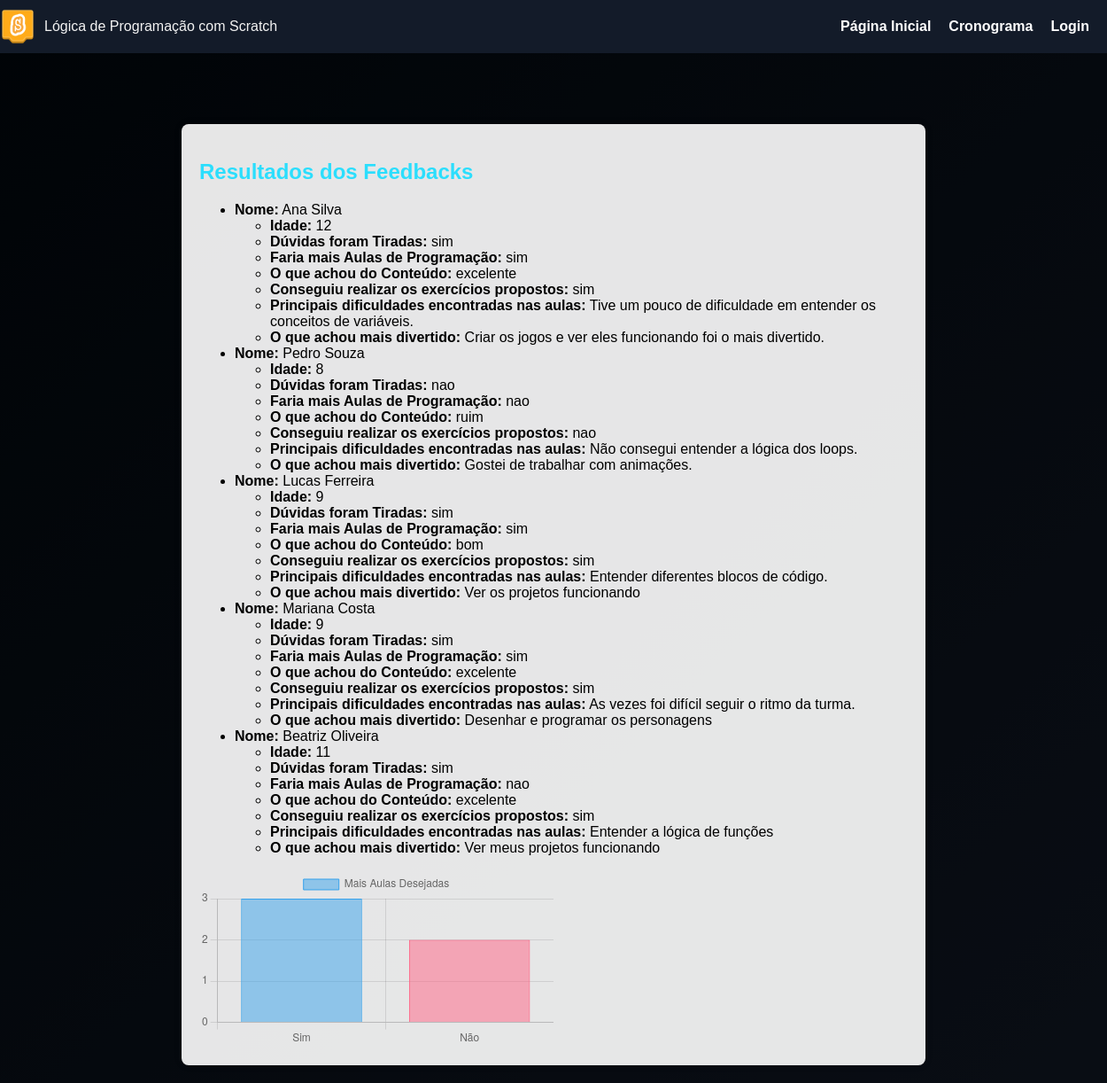
/resultados, run on the app's committed database.
### app.py (models this page shows)
class Feedback(db.Model):
    id = db.Column(db.Integer, primary_key=True)
    nome = db.Column(db.String(100), nullable=False)
    idade = db.Column(db.Integer, nullable=False)
    didatica = db.Column(db.String(10), nullable=False)
    mais_aulas = db.Column(db.String(10), nullable=False)
    conteudo = db.Column(db.String(10), nullable=False)
    exercicios = db.Column(db.String(10), nullable=False)
    dificuldades = db.Column(db.String(200), nullable=False)
    divertido = db.Column(db.String(200), nullable=False)

### app.py (the view)
@app.route('/resultados')
def resultados():
    feedbacks = Feedback.query.all()
    return render_template('resultados.html', feedbacks=feedbacks)

### templates/resultados.html (shortened to what this page needs)
{% extends 'base.html' %}
{% block content %}
<div class="resultados-container">
    <h2>Resultados dos Feedbacks</h2>
    {% if feedbacks %}
    <ul>
        {% for feedback in feedbacks %}
        <li>
            <strong>Nome:</strong> {{ feedback.nome }}
            <ul>
                <li><strong>Idade:</strong> {{ feedback.idade }}</li>
                <li><strong>Dúvidas foram Tiradas:</strong> {{ feedback.didatica }}</li>
                <li><strong>Faria mais Aulas de Programação:</strong> {{ feedback.mais_aulas }}</li>
                <li><strong>O que achou do Conteúdo:</strong> {{ feedback.conteudo }}</li>
                <li><strong>Conseguiu realizar os exercícios propostos:</strong> {{ feedback.exercicios }}</li>
                <li><strong>Principais dificuldades encontradas nas aulas:</strong> {{ feedback.dificuldades }}</li>
                <li><strong>O que achou mais divertido:</strong> {{ feedback.divertido }}</li>
            </ul>
        </li>
        {% endfor %}
    </ul>
    <div style="width: 50%;">
        <canvas id="maisAulasChart"></canvas>
    </div>
    <script>
        document.addEventListener('DOMContentLoaded', function () {
            var ctx = document.getElementById('maisAulasChart').getContext('2d');
            var simCount = {{ feedbacks | selectattr('mais_aulas', 'equalto', 'sim') | list | length }};
            var naoCount = {{ feedbacks | selectattr('mais_aulas', 'equalto', 'nao') | list | length }};
            var maisAulasChart = new Chart(ctx, {
                type: 'bar',
                data: {
                    labels: ['Sim', 'Não'],
                    datasets: [{
                        label: 'Mais Aulas Desejadas',
                        data: [simCount, naoCount],
                        backgroundColor: [
                            'rgba(54, 162, 235, 0.5)',
                            'rgba(255, 99, 132, 0.5)'
                        ],
                        borderColor: [
                            'rgba(54, 162, 235, 1)',
                            'rgba(255, 99, 132, 1)'
                        ],
                        borderWidth: 1
                    }]
                },
                options: {
                    scales: {
                        y: {
                            beginAtZero: true,
                            ticks: {
                                stepSize: 1
                            }
                        }
                    }
                }
            });
        });
    </script>
    {% else %}
    <p>Nenhum feedback encontrado.</p>
    {% endif %}
</div>
{% endblock %}

### templates/base.html (shortened to what this page needs)
<!DOCTYPE html>
<html lang="pt-br">
<head>
    <link rel="stylesheet" href="{{ url_for('static', filename='css/styles.css') }}">
</head>
<body class="{% block body_class %}{% endblock %}">
    <header>
        <nav>
            <ul>
                <li class="logo"><img src="{{ url_for('static', filename='images/logo.png') }}" alt="Logo"> Lógica de Programação com Scratch</li>
                <li><a href="{{ url_for('home') }}" class="{% if request.endpoint == 'home' %}active{% endif %}">Página Inicial</a></li>
                <li><a href="{{ url_for('programacao') }}" class="{% if request.endpoint == 'programacao' %}active{% endif %}">Cronograma</a></li>
                {% if 'user' in session %}
                    {% if session['type'] == 'professor' %}
                        <li><a href="{{ url_for('professor') }}" class="{% if request.endpoint == 'professor' %}active{% endif %}">Área do Professor</a></li>
                        <li><a href="{{ url_for('resultados') }}" class="{% if request.endpoint == 'resultados' %}active{% endif %}">Resultados</a></li>
                    {% elif session['type'] == 'aluno' %}
                        <li><a href="{{ url_for('aluno') }}" class="{% if request.endpoint == 'aluno' %}active{% endif %}">Área do Aluno</a></li>
                        <li><a href="{{ url_for('feedback') }}" class="{% if request.endpoint == 'feedback' %}active{% endif %}">Feedback</a></li>
                    {% endif %}
                    <li><a href="{{ url_for('logout') }}" class="{% if request.endpoint == 'logout' %}active{% endif %}">Logout</a></li>
                {% else %}
                    <li><a href="{{ url_for('login') }}" class="{% if request.endpoint == 'login' %}active{% endif %}">Login</a></li>
                {% endif %}
            </ul>
        </nav>
    </header>
    <main>
        {% block content %}{% endblock %}
    </main>
</body>
</html>

### static/css/styles.css (style rules this page uses)
body { font-family: Arial, sans-serif; margin: 0; padding: 0; background: linear-gradient(135deg, #01080E, #131B29); color: #f2f2f2; min-height: 100vh; position: relative; }
body::before { content: ""; position: fixed; top: 0; left: 0; width: 100%; height: 100%; background: rgba(0, 0, 0, 0.5); z-index: -1; }
h1, h2, h3, h4, h5, h6 { color: #2BDEFD; }
header { background: linear-gradient(135deg, #131B29, #131B29); padding: 10px 0; position: fixed; width: 100%; top: 0; z-index: 1000; }
nav ul { list-style-type: none; margin: 0; padding: 0; display: flex; justify-content: flex-end; align-items: center; }
nav ul li { margin-right: 20px; }
nav ul li.logo { flex-grow: 1; display: flex; align-items: center; justify-content: flex-start; }
nav ul li.logo img { width: 40px; height: auto; margin-right: 10px; }
nav ul li a { text-decoration: none; color: #fff; font-weight: bold; transition: color 0.3s; }
main { padding-top: 120px; width: 100%; max-width: 1200px; margin: 0 auto; padding-left: 20px; padding-right: 20px; }
.resultados-container { max-width: 800px; margin: 20px auto; padding: 20px; background-color: rgba(255, 255, 255, 0.9); border-radius: 8px; box-shadow: 0 0 10px rgba(0, 0, 0, 0.1); color: #000; }

### data on the page
Feedback: nome "Ana Silva", idade "12", didatica "sim", mais_aulas "sim", conteudo "excelente", exercicios "sim", dificuldades "Tive um pouco de dificuldade em entender os conceitos de variáveis.", divertido "Criar os jogos e ver eles funcionando foi o mais divertido."
Feedback: nome "Pedro Souza", idade "8", didatica "nao", mais_aulas "nao", conteudo "ruim", exercicios "nao", dificuldades "Não consegui entender a lógica dos loops.", divertido "Gostei de trabalhar com animações."
Feedback: nome "Lucas Ferreira", idade "9", didatica "sim", mais_aulas "sim", conteudo "bom", exercicios "sim", dificuldades "Entender diferentes blocos de código.", divertido "Ver os projetos funcionando"
Feedback: nome "Mariana Costa", idade "9", didatica "sim", mais_aulas "sim", conteudo "excelente", exercicios "sim", dificuldades "As vezes foi difícil seguir o ritmo da turma.", divertido "Desenhar e programar os personagens"
Feedback: nome "Beatriz Oliveira", idade "11", didatica "sim", mais_aulas "nao", conteudo "excelente", exercicios "sim", dificuldades "Entender a lógica de funções", divertido "Ver meus projetos funcionando"
